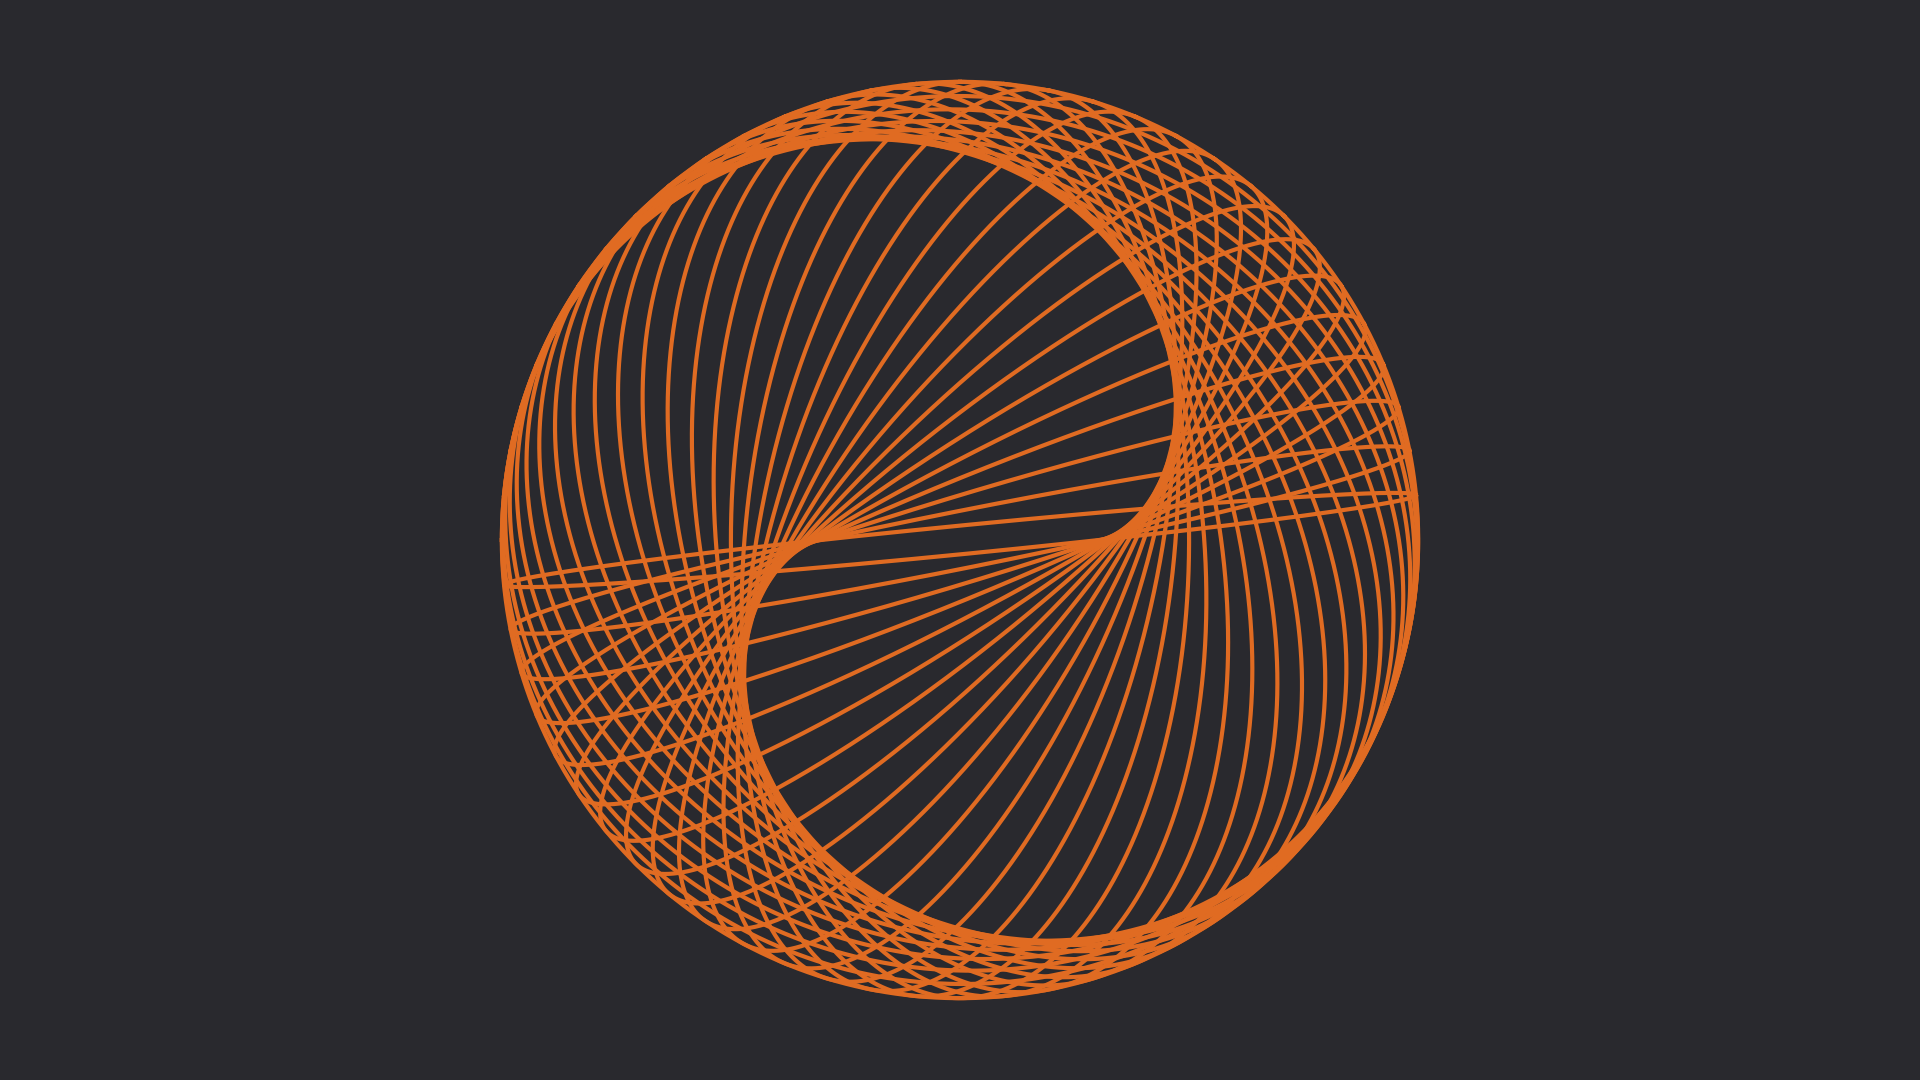

Generate this figure with Python:
from pathlib import Path

import numpy as np

from template_plt import plt


def main() -> None:
    fp: Path = Path(__file__).resolve().with_suffix(".png")
    c0: str = "#29292E"
    c1: str = "#E06B22"
    t: np.ndarray = np.linspace(0.0, 2.0*np.pi, 10001, endpoint=True)
    x: np.ndarray = np.cos(t)
    y: np.ndarray = np.sin(t)
    fig: plt.Figure
    ax: plt.Axes
    fig, ax = plt.subplots()
    px: np.ndarray
    py: np.ndarray
    n: int = 32
    for i in range(1, n+1):
        c: np.float64 = np.cos(np.pi*i/n)
        s: np.float64 = np.sin(np.pi*i/n)
        px, py = np.array([[c, -s], [s, c]]) @ np.array([x, y*i/n])
        ax.plot(px, py, color=c1, linewidth=3)
    #ax.plot([-1.0, 1.0], [0.0, 0.0], color=c1, linewidth=3)
    #ax.set_xlim(-0.05, 9.05)
    #ax.set_ylim(-0.05, 9.05)
    ax.axis("off")
    ax.set_aspect("equal")
    ax.set_facecolor(c0)
    fig.set_facecolor(c0)
    fig.tight_layout()
    fig.savefig(fp, facecolor=fig.get_facecolor())
    plt.cla()
    plt.clf()
    plt.close(fig)
    return None


if __name__ == "__main__":
    main()
